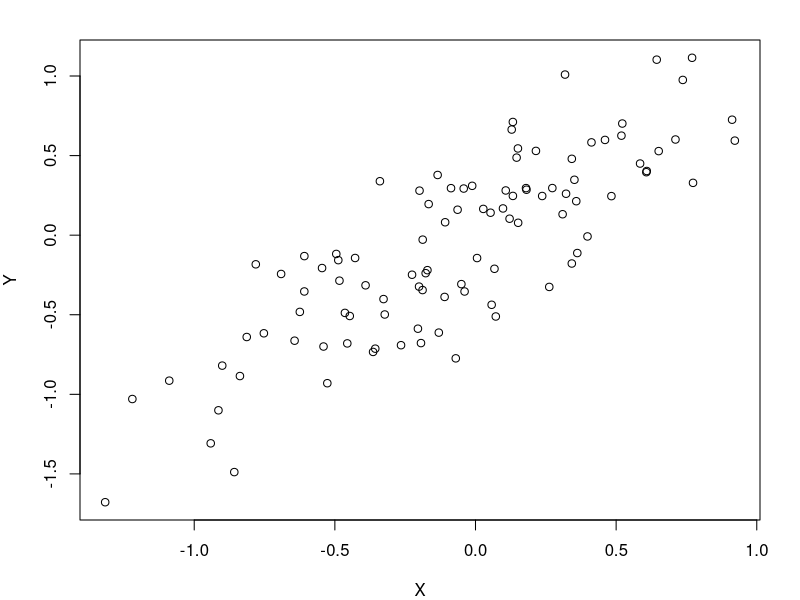
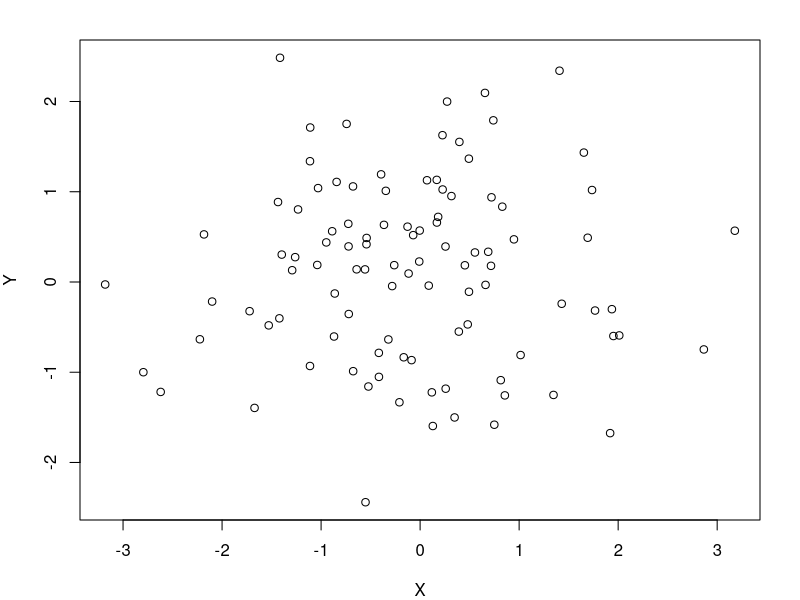
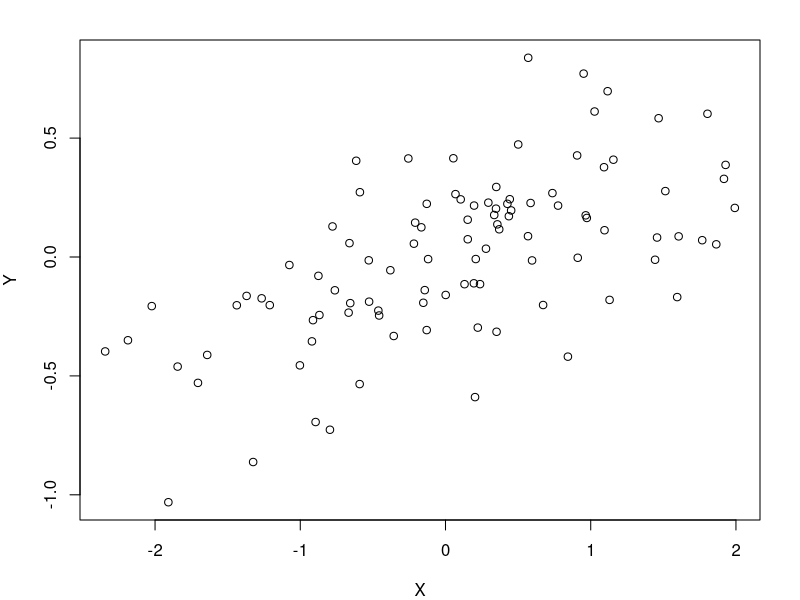

Here is the R script that generated these plots, in order: (Note: this script raises an error after producing the figures.)
# To Start with we are just going to show how artificial data is created to represent scenarios of confounding, colliding and mediating

# SCENARIO 1: CONFOUNDING WITH LINEAR REGRESSION (CONTINUOUS VARIABLES)
# Simulate the situation of a traditional confounder
# We are investigating the relationship between an exposure (risk factor) X and and outcome Y
# In reality, they are NOT associated. However there is a strong confounding variable: Con
# So that Con causes X and also Con causes Y (but X does not cause Y)
# You could draw this scenario as a DAG


# X -- Exposure
# Y -- Outcome

# A single linear regression simulation of this could be coded by:
n <- 100            # the number of observations in the study
beta1 <- 0.5        # the coefficient in the true relation ship between Con and X
beta2 <- 0.5        # the coefficient in the true relation ship between Con and Y
errorX <- 0.25      # The random noise for X    
errorY <- 0.25      # The random noise for Y

Con <- rnorm(n)                  # Start by generating the n observed values of Con from a standard normal distribution   
X <- beta1*Con + errorX*rnorm(n) # X values are linearly caused by the confounder, plus some noise
Y <- beta2*Con + errorY*rnorm(n) # Y values are linearly caused by the confounder, plus some noise

par(mar = c(4,4,2,2))
plot(Y ~ X)                # A quick plot will usually show a strong linear association between Y and X (because of the confounder)
summary(lm(Y ~ X))         # A linear model will usually show that the effect of X on Y is highly statistically significant
summary(lm(Y ~ X + Con))   # The addition of the confounder to the model will usually show that the effect of X 'disappears' and Con is revealed as a confounder

# The above code has random noise, so you will get a different answer each time you run it. If the noise level is high then true relationships 
# may also be obscured. Run the simulations several times changing the parameter values to get a feel for the outcomes

# When you understand the above code, use a similar approach to try and generate examples for colliders and mediators




# SCENARIO 2: COLLIDER WITH LINEAR REGRESSION (CONTINUOUS VARIABLES)
# Set the parameters
n <- 100            # the number of observations in the study
beta1 <- 0.5        # the coefficient in the true relationship between X and Y
beta2 <- 0.1
errorX <- 0.25      # The random noise for X    
errorY <- 0.25      # The random noise for Y
errorCol <- 0.25

# Generate a common cause (Collider) variable Col
X <- rnorm(n)
Y <- rnorm(n)

Col <- beta1*X + beta2*Y + errorCol*rnorm(n)

# Simulate the relationship between X and Col

# Create a scatter plot of Y against X
par(mar = c(4,4,2,2))
plot(Y ~ X)

# Fit a linear regression model with just X as the predictor
summary(lm(Y ~ X))
#this shows effect of X on Y which is statistically significant
#because it causes direct relationship between them

# Fit a linear regression model with X and Col as predictors
summary(lm(Y ~ X + Col))
#Here, the collider is included, effect of X on Y, 
#which is statistically non-significant
#That is the Collider Effect, that is including a collider variable creates 
#spurious association between X and Y, even though they are not directly related.
#Col variable creates artificial relationship between X and Y.


# SCENARIO 3: MEDIATOR WITH LINEAR REGRESSION (CONTINUOUS VARIABLES)
# Set the parameters
n <- 100            # the number of observations in the study
beta1 <- 0.5        # the coefficient in the true relationship between X and M
beta2 <- 0.5        # the coefficient in the true relationship between M and Y
errorX <- 0.25      # The random noise for X    
errorY <- 0.25      # The random noise for Y
errorM <- 0.25      # The random noise for M

# Generate the exposure variable (X)
X <- rnorm(n)

# Simulate the relationship between X and the mediator (M)
Med <- beta1 * X + errorM * rnorm(n)

# Simulate the relationship between the mediator (M) and the outcome (Y)
Y <- beta2 * Med + errorY * rnorm(n)

# Create a scatter plot of Y against X
par(mar = c(4,4,2,2))
plot(Y ~ X)

# Fit a linear regression model with just X as the predictor
summary(lm(Y ~ X))
#effect of X on Y appears statistically significant 
#bcz it captures direct relationship btwn them.

# Fit a linear regression model with X and M as predictors
summary(lm(Y ~ X + Med))
#here the Mediator/Intermediate Variable (Med) is included,
#the effect of X on Y might be partially mediated through Med
#and the significance relationship might change.
#This is MEdiation effect, where Med explains or mediates 
#part of the relationship between X and Y




################################################################



# SCENARIO 4: CONFOUNDING WITH LOGISTIC REGRESSION (CATEGORICAL VARIABLES / FACTORS)

# You may want to consider logistic regression, which is commonly used in epidemiology
# The simulation of the data is a little more complicated

# Remember that a logistic regression is a model for the probability of an outcome, 
# It is like a linear regression on the log(odds) scale, where
#  p = 1 / (1 + exp-(b0 + b1x1...))

n <- 100      # the number of observations in the study
intX <- 0     # the intercept for the logistic regressions for the effect of the confounder on X
intY <- 0     # the intercept for the logistic regressions for the effect of the confounder on Y
bX <- 2       # the coefficient for the effect of the confounder on X (the log of the odds ratio)
bY <- 2       # the coefficient for the effect of the confounder on Y (the log of the odds ratio)

Con <-rbinom(n, 1, 0.5)           # Con is now a categorical factor, with two levels, so simulate n values of Con from the binomial distribution
Con <- rnorm(n, 0, 1)

pX <- 1 / (1 + exp(-intX - bX * Con))   # Use the logistic model to generate the EXPECTED probabilities of X given the value of the confounder
pY <- 1 / (1 + exp(-intY - bY * Con))   # Use the logistic model to generate the EXPECTED probabilities of Y given the value of the confounder
X <- rbinom(n,1, pX)              # Use the Expected probabilities for X to generate a value either 1 or 0 for the OBSERVED value of X
Y <- rbinom(n,1, pY)              # Use the Expected probabilities for Y to generate a value either 1 or 0 for the OBSERVED value of Y

# Now run the logistic regressions with the 'observed' values of X, Y and Con
summary(glm(Y ~ X, family = binomial))       
# Will usually show that the effect of X on Y is highly statistically significant
summary(glm(Y ~ X + Con, family = binomial)) 
# The addition of the confounder to the model will usually show that 
# the effect of X 'disappears' and Con is revealed as a confounder

# When you understand the above code, use a similar approach to try and generate examples for colliders and mediators


# SCENARIO 5: COLLIDER WITH LOGISTIC REGRESSION (CATEGORICAL VARIABLES / FACTORS)
# Set the parameters
n <- 10            # the number of observations in the study
bX <- 2             # the coefficient for the effect of X
bY <- 2             # the coefficient for the effect of Y
b0 <- 0

# Generate observed values for X and Y based on the expected probabilities
X <- rbinom(n, 1, 0.5)
Y <- rbinom(n, 1, 0.5)

pCol <- 1 / (1 + exp(-b0 - bX * X - bY * Y))

Col <- rbinom(n, 1, pCol)

# Run logistic regressions with the observed values of X, Y, and Col
summary(glm(Y ~ X, family = binomial))
# This logistic regression model examines the relationship between X and Y
#without considering the collider variable. 
#The 'family = binomial' argument specifies that it's a logistic regression. 
#It will usually show a statistically significant effect of X on Y, 
#due to the collider effect.

summary(glm(Y ~ X + Col, family = binomial))
# This logistic regression model includes the collider variable (Col) as a covariate.
#It examines the effect of X on Y while controlling for the collider. 
#The 'family = binomial' argument specifies logistic regression. 
#The addition of the collider will usually show that the effect of X 'disappears,'
#and the collider variable (Col) is revealed as a confounder. 
#This is a common manifestation of the collider bias.
#This is known as collider bias, where controlling for a variable that lies on the 
#causal pathway between the exposure and outcome can introduce spurious associations.


# SCENARIO 6: MEDIATOR WITH LOGISTIC REGRESSION (CATEGORICAL VARIABLES / FACTORS)
# Set the parameters
n <- 100            # the number of observations in the study
intX <- 0           # the intercept for the logistic regression model for the effect of X
intY <- 0           # the intercept for the logistic regression model for the effect of Y
intM <- 0           # the intercept for the logistic regression model for the effect of M
bX <- 2             # the coefficient for the effect of X
bY <- 2             # the coefficient for the effect of Y
bM <- 2             # the coefficient for the effect of M

# Generate the exposure variable (X)
X <- rbinom(n, 1, 0.5)
# X is a binary categorical variable, simulating n values from a binomial distribution with a 0.5 probability of success.

# Use logistic regression models to generate expected probabilities for M based on X
pM <- 1 / (1 + exp(-intM - bM * X))
# This logistic regression model calculates the expected probabilities of M given the value of X. The logistic function maps values to probabilities.

# Generate observed values for M based on the expected probabilities
Med <- rbinom(n, 1, pM)
# This line uses the expected probabilities to generate observed values for M. The rbinom function generates binary outcomes (0 or 1) based on the expected probabilities.

# Use logistic regression models to generate expected probabilities for Y based on M
pY <- 1 / (1 + exp(-intY - bY * Med))
# This logistic regression model calculates the expected probabilities of Y given the value of M. The logistic function maps values to probabilities.

# Generate observed values for Y based on the expected probabilities
Y <- rbinom(n, 1, pY)
# This line uses the expected probabilities to generate observed values for Y. The rbinom function generates binary outcomes (0 or 1) based on the expected probabilities.

# Run logistic regressions with the observed values of X, Y, and M
summary(glm(Y ~ X, family = binomial))
# This logistic regression model examines the relationship between X and Y without considering the mediator variable (M). The 'family = binomial' argument specifies that it's a logistic regression. It will usually show a statistically significant effect of X on Y, as the mediator is not part of the model.

summary(glm(Y ~ X + Med, family = binomial))
# This logistic regression model includes the mediator variable (M) as a covariate.
# It examines the effect of X on Y while controlling for the mediator. 
# The 'family = binomial' argument specifies logistic regression. 
# The addition of the mediator will usually show that the effect of X on Y may be 
# partially mediated through M, and the significance of the relationship may change. 
# This demonstrates a mediation effect, where the mediator (M) explains or mediates 
# part of the relationship between the exposure (X) and the outcome (Y).


# one model with only the exposure (X) as a predictor 
# and another model with both the exposure (X) and the mediator (M) as predictors. 
# The summary function provides the results of these models. 
# The addition of the mediator in the second model typically demonstrates how the 
# effect of the exposure (X) on the outcome (Y) may be partially mediated through 
# the mediator (M), and the significance of the relationship may change. 
# This demonstrates a mediation effect, where the mediator (M) explains or mediates 
# part of the relationship between the exposure (X) and the outcome (Y).




##########################################################################

#Scenario 7: Confounding with Linear Regression (Continuous var)

n <- 100
Con <- rnorm(n)
X <- beta1 * Con + errorX * rnorm(n)
Y <- beta2 * Con + errorY * X + betaCon * rnorm(n)
summary(lm(Y ~ X))
summary(lm(Y ~ X + Con))

#OR

n <- 100
Con <- rnorm(n)
X <- beta1 * Con + errorX * rnorm(n)
Y <- beta2 * Con + errorY * X + betaC * rnorm(n)
Z <- beta3 * X + betaC * Y + errorX * Con + rnorm(n)
summary(lm(Y ~ X))
summary(lm(Y ~ X + Con))

#Scenario 8: Collider with Linear Regression (Continuous var)

n <- 100
X <- rnorm(n)
Y <- rnorm(n)
Col <- beta1 * X + beta2 * Y + errorCol * rnorm(n)
summary(lm(Y ~ X))
summary(lm(Y ~ X + Col))

#Scenario 9: Mediator with Linear Regression (Continuous var)

n <- 100
X <- rnorm(n)
Med <- beta1 * X + errorM * rnorm(n)
Y <- beta2 * Med + errorY * rnorm(n)
summary(lm(Y ~ X))
sumamry(lm(Y ~ X + Med))

#Scenario 10: Confounding with Logistic Regression (Categorical var)

n <- 100
Con <- rnorm(n)
pX <- 1 / (1 + exp(-intX - bX * Con))
pY <- 1 / (1 + exp(-intY - bY * Con))
X <- rbinom(n, 1, pX)
Y <- rbinom(n, 1, pY)
summary(glm(Y ~ X, family = binomial))
summary(glm(Y ~ X + Con, family = binomial))

#Scenario 11: Collider with Logistic Regression (Categorical var)

n <- 100
X <- rbinom(n, 1, 0.4)
Y <- rbinom(n, 1, 0.6)
pCol <- 1 / (1 + exp(-intX * X -intY * Y))
Col <- rbinom(n, 1, pCol)
summary(glm(Y ~ X, family = binomial))
summary(glm(Y ~ X + Col, family = binomial))

#Scenario 12: Mediator with Logistic Regression (Categorical var)

n <- 100
X <- rbinom(n, 1, 0.6)
pM <- 1 / (1 + exp(-intM - bM * X))
Med <- rbinom(n, 1, pM)
pY <- 1 / (1 + exp(-intY - bY * Med))
Y <- rbinom(n, 1, pY)
summary(glm(Y ~ X, family = binomial))
summary(glm(Y ~ X + Med, family = binomial))

